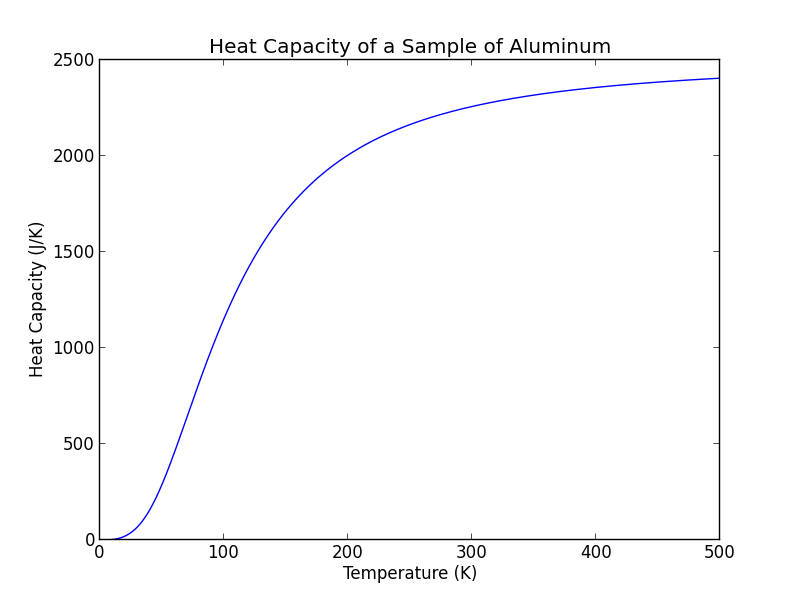

The Python source for this figure:
#! /usr/bin/env python
"""
This program uses the numint module's simpson function to
numerically calculate the heat capacity of a 1000 cubic
cm sample of Aluminum. A plot of heat capacity vs. temperature
is created.

Jorge Bustos
Mar 4, 2019
"""

from __future__ import division, print_function
import numint as ni
import numpy as np
import matplotlib.pyplot as plt

def C(T):
	V = .001
	kB = 1.38064852e-23
	p = 6.022e28
	Dt = 428
	a = 1e-11
	b = Dt/T
	def f(x):
		return (x**4 * np.e**x)/(np.e**x - 1)**2
	I = ni.simpson(f,a,b,50)
	return 9 * V * p * kB * (T/Dt)**3 * I
	
T = np.linspace(5,500,1000)
C = C(T)
plt.plot(T,C)
plt.xlabel("Temperature (K)")
plt.ylabel("Heat Capacity (J/K)")
plt.title("Heat Capacity of a Sample of Aluminum")
plt.savefig("heatcap.png")
plt.show()